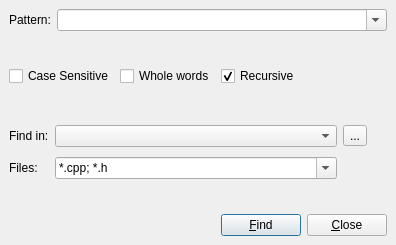
<ui version="4.0" >
 <author></author>
 <comment></comment>
 <exportmacro></exportmacro>
 <class>FindFile</class>
 <widget class="QDialog" name="FindFile" >
  <property name="geometry" >
   <rect>
    <x>0</x>
    <y>0</y>
    <width>396</width>
    <height>245</height>
   </rect>
  </property>
  <property name="windowTitle" >
   <string>Find in Files</string>
  </property>
  <layout class="QGridLayout" >
   <property name="margin" >
    <number>9</number>
   </property>
   <property name="spacing" >
    <number>6</number>
   </property>
   <item rowspan="2" row="0" column="0" colspan="2" >
    <layout class="QVBoxLayout" >
     <property name="margin" >
      <number>0</number>
     </property>
     <property name="spacing" >
      <number>6</number>
     </property>
     <item>
      <layout class="QHBoxLayout" >
       <property name="margin" >
        <number>0</number>
       </property>
       <property name="spacing" >
        <number>6</number>
       </property>
       <item>
        <widget class="QLabel" name="label" >
         <property name="text" >
          <string>Pattern:</string>
         </property>
        </widget>
       </item>
       <item>
        <widget class="QComboBox" name="textFind" >
         <property name="sizePolicy" >
          <sizepolicy>
           <hsizetype>3</hsizetype>
           <vsizetype>0</vsizetype>
           <horstretch>0</horstretch>
           <verstretch>0</verstretch>
          </sizepolicy>
         </property>
         <property name="editable" >
          <bool>true</bool>
         </property>
        </widget>
       </item>
      </layout>
     </item>
     <item>
      <spacer>
       <property name="orientation" >
        <enum>Qt::Vertical</enum>
       </property>
       <property name="sizeHint" >
        <size>
         <width>20</width>
         <height>40</height>
        </size>
       </property>
      </spacer>
     </item>
     <item>
      <layout class="QHBoxLayout" >
       <property name="margin" >
        <number>0</number>
       </property>
       <property name="spacing" >
        <number>6</number>
       </property>
       <item>
        <widget class="QCheckBox" name="checkCase" >
         <property name="text" >
          <string>Case Sensitive</string>
         </property>
        </widget>
       </item>
       <item>
        <widget class="QCheckBox" name="checkWholeWords" >
         <property name="text" >
          <string>Whole words</string>
         </property>
        </widget>
       </item>
       <item>
        <widget class="QCheckBox" name="checkRecursive" >
         <property name="text" >
          <string>Recursive </string>
         </property>
         <property name="checked" >
          <bool>true</bool>
         </property>
        </widget>
       </item>
       <item>
        <spacer>
         <property name="orientation" >
          <enum>Qt::Horizontal</enum>
         </property>
         <property name="sizeHint" >
          <size>
           <width>40</width>
           <height>20</height>
          </size>
         </property>
        </spacer>
       </item>
      </layout>
     </item>
     <item>
      <spacer>
       <property name="orientation" >
        <enum>Qt::Vertical</enum>
       </property>
       <property name="sizeHint" >
        <size>
         <width>20</width>
         <height>40</height>
        </size>
       </property>
      </spacer>
     </item>
     <item>
      <layout class="QGridLayout" >
       <property name="margin" >
        <number>0</number>
       </property>
       <property name="spacing" >
        <number>6</number>
       </property>
       <item row="2" column="1" >
        <widget class="QComboBox" name="comboFileTypes" >
         <property name="sizePolicy" >
          <sizepolicy>
           <hsizetype>7</hsizetype>
           <vsizetype>0</vsizetype>
           <horstretch>0</horstretch>
           <verstretch>0</verstretch>
          </sizepolicy>
         </property>
         <property name="editable" >
          <bool>true</bool>
         </property>
         <item>
          <property name="text" >
           <string>*.cpp; *.h</string>
          </property>
         </item>
         <item>
          <property name="text" >
           <string>*.ui; *.qrc; *.txt</string>
          </property>
         </item>
        </widget>
       </item>
       <item row="2" column="0" >
        <widget class="QLabel" name="label_3" >
         <property name="text" >
          <string>Files:</string>
         </property>
        </widget>
       </item>
       <item row="1" column="1" >
        <widget class="QComboBox" name="comboFindIn" >
         <property name="sizePolicy" >
          <sizepolicy>
           <hsizetype>7</hsizetype>
           <vsizetype>0</vsizetype>
           <horstretch>0</horstretch>
           <verstretch>0</verstretch>
          </sizepolicy>
         </property>
        </widget>
       </item>
       <item row="1" column="2" >
        <widget class="QToolButton" name="chooseDirectoryButton" >
         <property name="text" >
          <string>...</string>
         </property>
        </widget>
       </item>
       <item row="1" column="0" >
        <widget class="QLabel" name="label_2" >
         <property name="text" >
          <string>Find in:</string>
         </property>
        </widget>
       </item>
       <item row="1" column="3" >
        <spacer>
         <property name="orientation" >
          <enum>Qt::Vertical</enum>
         </property>
         <property name="sizeHint" >
          <size>
           <width>20</width>
           <height>40</height>
          </size>
         </property>
        </spacer>
       </item>
      </layout>
     </item>
     <item>
      <layout class="QVBoxLayout" >
       <property name="margin" >
        <number>0</number>
       </property>
       <property name="spacing" >
        <number>6</number>
       </property>
       <item>
        <spacer>
         <property name="orientation" >
          <enum>Qt::Vertical</enum>
         </property>
         <property name="sizeHint" >
          <size>
           <width>20</width>
           <height>40</height>
          </size>
         </property>
        </spacer>
       </item>
       <item>
        <layout class="QHBoxLayout" >
         <property name="margin" >
          <number>0</number>
         </property>
         <property name="spacing" >
          <number>6</number>
         </property>
         <item>
          <spacer>
           <property name="orientation" >
            <enum>Qt::Horizontal</enum>
           </property>
           <property name="sizeHint" >
            <size>
             <width>40</width>
             <height>20</height>
            </size>
           </property>
          </spacer>
         </item>
         <item>
          <widget class="QPushButton" name="findButton" >
           <property name="text" >
            <string>&amp;Find</string>
           </property>
          </widget>
         </item>
         <item>
          <widget class="QPushButton" name="closeButton" >
           <property name="text" >
            <string>&amp;Close</string>
           </property>
          </widget>
         </item>
        </layout>
       </item>
      </layout>
     </item>
    </layout>
   </item>
  </layout>
 </widget>
 <pixmapfunction></pixmapfunction>
 <resources/>
 <connections>
  <connection>
   <sender>closeButton</sender>
   <signal>clicked()</signal>
   <receiver>FindFile</receiver>
   <slot>reject()</slot>
   <hints>
    <hint type="sourcelabel" >
     <x>313</x>
     <y>205</y>
    </hint>
    <hint type="destinationlabel" >
     <x>107</x>
     <y>217</y>
    </hint>
   </hints>
  </connection>
 </connections>
</ui>
